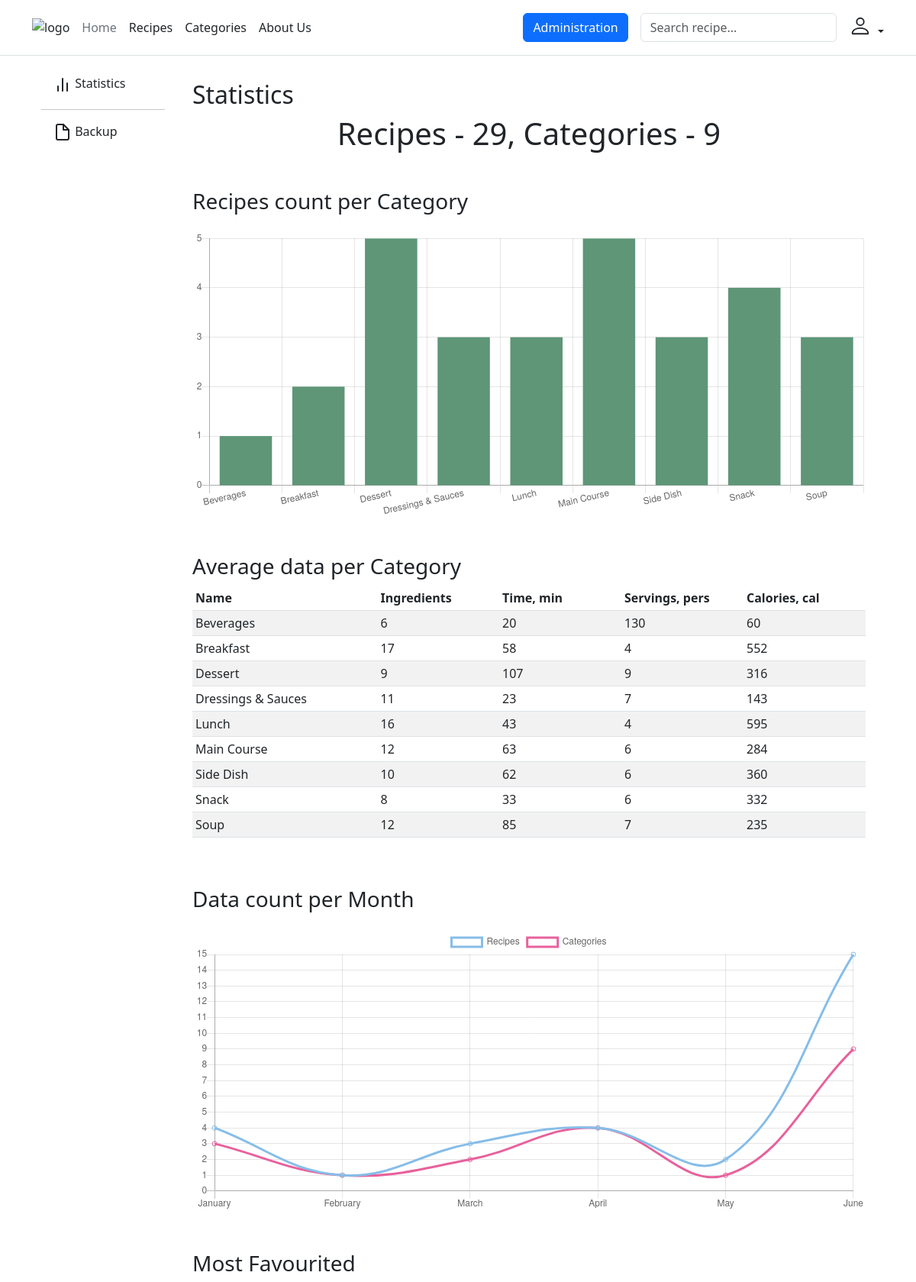
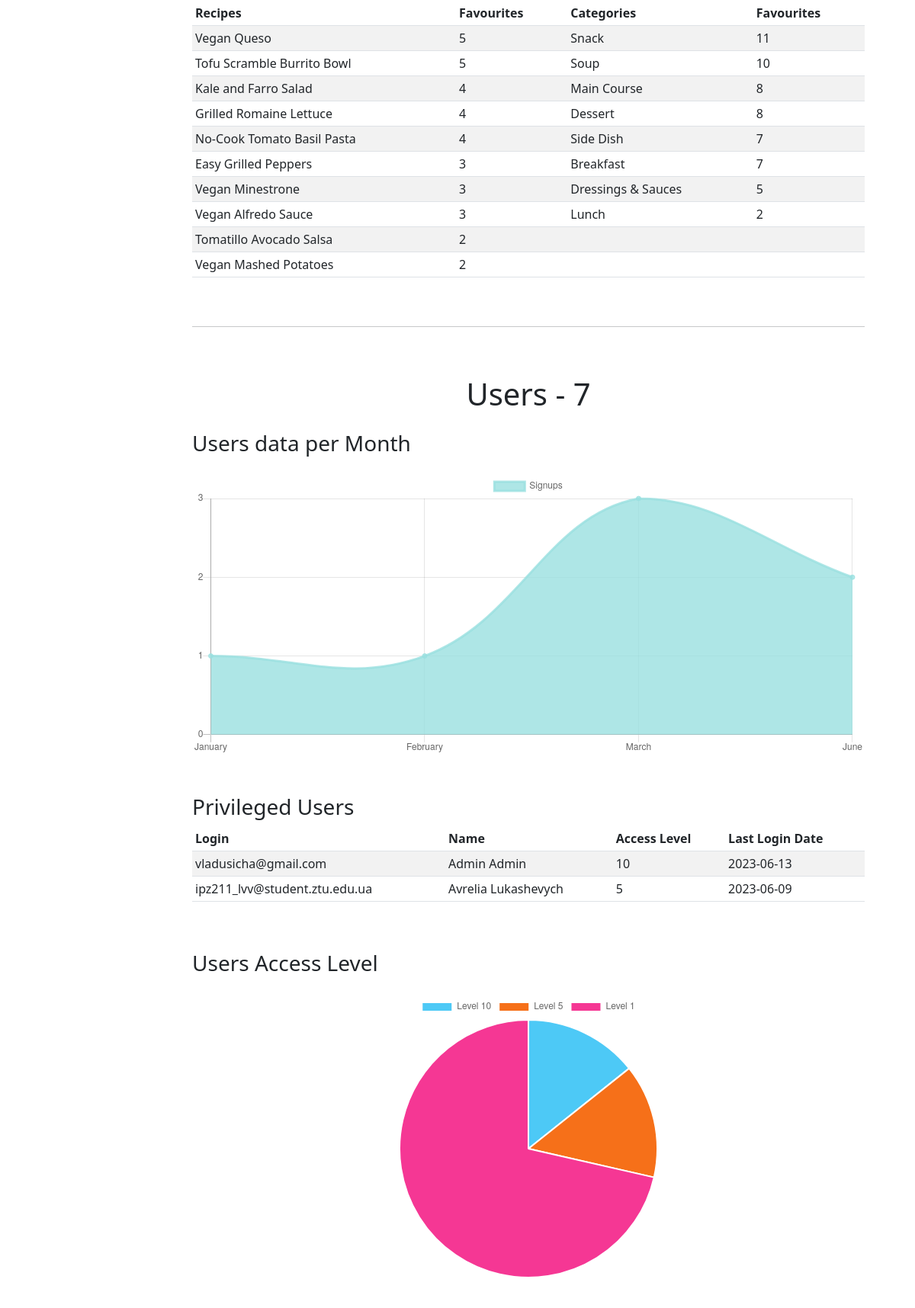
The app's page /administration/statistics (signed in, upper part) with its own data (2 pictures, top to bottom).
### tables this page shows
CREATE TABLE `category` (
  `id` int NOT NULL AUTO_INCREMENT,
  `name` varchar(50) NOT NULL,
  `photo` varchar(255) DEFAULT NULL,
  PRIMARY KEY (`id`)
);

CREATE TABLE `recipe` (
  `id` int NOT NULL AUTO_INCREMENT,
  `name` varchar(120) NOT NULL,
  `description` text,
  `time` int DEFAULT NULL COMMENT 'Час приготування у хвилинах',
  `servings` int DEFAULT NULL,
  `calories` int DEFAULT NULL COMMENT 'Калорій на процію',
  `instructions` text NOT NULL,
  `photo` varchar(255) DEFAULT NULL,
  `create_date` date DEFAULT NULL,
  `category_id` int DEFAULT NULL,
  PRIMARY KEY (`id`),
  KEY `category_id` (`category_id`),
  CONSTRAINT `recipe_ibfk_1` FOREIGN KEY (`category_id`) REFERENCES `category` (`id`) ON DELETE SET NULL ON UPDATE CASCADE
);

CREATE TABLE `user` (
  `id` int NOT NULL AUTO_INCREMENT,
  `login` varchar(255) NOT NULL COMMENT 'Логін',
  `password` varchar(255) NOT NULL COMMENT 'Пароль',
  `firstname` varchar(255) NOT NULL COMMENT 'Ім''я',
  `lastname` varchar(255) NOT NULL COMMENT 'Прізвище',
  `access_level` int NOT NULL DEFAULT '1',
  `signup_date` date NOT NULL,
  `last_login_date` date DEFAULT NULL,
  PRIMARY KEY (`id`)
);

### views/administration/statistics.php (the view, shortened to what the rows shown need)
<?php
include("admins-layout.php");
?>
<div class="table-responsive mb-5">
    <table class="table table-striped table-sm">
        <thead>
        <tr>
            <th>Name</th>
            <th>Ingredients</th>
            <th width="160px">Time, min</th>
            <th width="160px">Servings, pers</th>
            <th width="160px">Calories, cal</th>
        </tr>
        </thead>
        <tbody>
        <?php
        foreach ($average_tsc_per_category as $key => $data)
        {
            $row = "<tr><td><a class='text-decoration-none text-dark' href='/category/view/{$data['id']}'>
                    {$data['name']}</a></td><td>{$average_ingredient_per_category[$key]['average']}</td>
                    <td>{$data['time']} </td><td>{$data['servings']}</td><td>{$data['calories']}</td></tr>";
            echo $row;
        }
        ?>
        </tbody>
    </table>
</div>
<div class="table-responsive mb-5">
    <table class="table table-striped table-sm">
        <thead>
        <tr>
            <th>Recipes</th>
            <th>Favourites</th>
            <th>Categories</th>
            <th>Favourites</th>
        </tr>
        </thead>
        <tbody>
        <?php
        foreach ($most_liked_recipes as $key => $recipe)
        {
            $row = "<tr><td><a class='text-decoration-none text-dark' href='/recipe/view/{$recipe['id']}'>
                    {$recipe['name']}</a></td><td>{$recipe['count']}</td>
                    <td><a class='text-decoration-none text-dark' href='/category/view/{$most_liked_categories[$key]['id']}'>
                    {$most_liked_categories[$key]['name']}</a></td><td>{$most_liked_categories[$key]['count']}</td></tr>";
            echo $row;
        }
        ?>
        </tbody>
    </table>
</div>
<div class="table-responsive mb-5">
    <table class="table table-striped table-sm">
        <thead>
        <tr>
            <th>Login</th>
            <th>Name</th>
            <th>Access Level</th>
            <th>Last Login Date</th>
        </tr>
        </thead>
        <tbody>
        <?php
        foreach ($privileged_users as $user)
        {
            $row = "<tr><td><a class='text-decoration-none text-dark' href='/user/edit/{$user['id']}'>
                    {$user['login']}</a></td><td>{$user['firstname']} {$user['lastname']}</td>
                    <td>{$user['access_level']}</td><td>{$user['last_login_date']}</td></tr>";
            echo $row;
        }
        ?>
        </tbody>
    </table>
</div>
<?php
    $cats = [];
    $recs = [];
    foreach ($recipe_count_per_category as $category)
    {
        $cats[] = "'{$category['name']}'";
        $recs[] = "{$category['count']}";
    }
    $categoriesData = toChartData($cats);
    $recipesData= toChartData($recs);
?>
<script>
    ctx = document.getElementById("recipesCategoriesChart");
    myChart = new Chart(ctx, {
        type: 'bar',
        data: {
            labels: <?= $categoriesData ?>,
            datasets: [{
                data: <?= $recipesData ?>,
                lineTension: 0,
                backgroundColor: '#5e9677',
            }]
        },
        options: {
            scales: {
                yAxes: [{
                    ticks: {
                        beginAtZero: true,
                        stepSize: 1
                    }
                }]
            },
            legend: {
                display: false,
            },
        }
    });
</script>
<?php
$months = [];
$recs = [];
$cats = [];
foreach ($recipes_per_month as $login)
{
    $months[] = $login['month'];
    $recs[] = "{$login['count']}";
}
foreach ($categories_with_recipes_per_month as $signup)
{
    if (!in_array($signup['month'], $months))
        $cats[] = 0;
    else
        $cats[] = "{$signup['count']}";
}
$monthsNames = [];
foreach ($months as $month)
{
    $monthName = date('F', mktime(0, 0, 0, $month, 10));
    $monthsNames[] = "'{$monthName}'";
}
$monthData = toChartData($monthsNames);
$recipesData = toChartData($recs);
$categoriesData = toChartData($cats);
?>
<script>
    ctx = document.getElementById("newRecipesChart");
    myChart = new Chart(ctx, {
        type: 'line',
        data: {
            labels: <?= $monthData ?>,
            datasets: [
                {
                    label: 'Recipes',
                    data: <?= $recipesData ?>,
                    borderColor: '#86bde8',
                    backgroundColor: 'transparent'
                }
                ,
                {
                    label: 'Categories',
                    data: <?= $categoriesData ?>,
                    borderColor: '#e8619c',
                    backgroundColor: 'transparent'
                }
                ]
        },
        options: {
            scales: {
                yAxes: [{
                    ticks: {
                        beginAtZero: true,
                        stepSize: 1
                    }
                }]
            },
            responsive: true,
            legend: {
                display: true
            },
        }
    });
</script>
<?php
$signups = [];
$monthsNames = [];
foreach ($signups_per_month as $signup)
{
    $monthName = date('F', mktime(0, 0, 0, $signup['month'], 10));
    $monthsNames[] = "'{$monthName}'";
    $signups[] = "{$signup['count']}";
}
$monthData = toChartData($monthsNames);
$signupData = toChartData($signups);
?>
<script>
    ctx = document.getElementById("usersChart");
    myChart = new Chart(ctx, {
        type: 'line',
        data: {
            labels: <?= $monthData ?>,
            datasets: [
                {
                    label: 'Signups',
                    data: <?= $signupData ?>,
                    borderColor: '#99E0E0C9',
                    backgroundColor: '#99E0E0C9'
                }
            ]
        },
        options: {
            scales: {
                yAxes: [{
                    ticks: {
                        beginAtZero: true,
                        stepSize: 1
                    }
                }]
            },
            responsive: true,
            legend: {
                display: true
            },
        }
    });
</script>
<?php
$access = [];
$count = [];
foreach ($user_count_by_access as $row)
{
    $access[] = "'Level {$row['access_level']}'";
    $count[] = "{$row['count']}";
}
$accessData = toChartData($count);
$accessLabels= toChartData($access);
?>
<script>
    let ctx = document.getElementById("accessChart");
    let myChart = new Chart(ctx, {
        type: 'pie',
        data: {
            labels: <?= $accessLabels ?>,
            datasets: [
                {
                    label: 'Signups',
                    data: <?= $accessData ?>,
                    backgroundColor: []
                }
            ]
        },
        options: {
            responsive: true,
            plugins: {
                title: {
                    display: true,
                    text: 'Chart.js Pie Chart'
                }
            }
        },
    });
    const colors = [
        '#4dc9f6',
        '#f67019',
        '#f53794',
        '#537bc4',
        '#acc236',
        '#166a8f',
        '#00a950',
        '#58595b',
        '#8549ba'
    ];
    for (let i = 0; i < <?= count($access) ?>; i++) {
        myChart.data.datasets[0].backgroundColor.push(colors[i]);
    }
    myChart.update();
</script>
<?php
function toChartData($array)
{
    $data= "[ ";
    $data.= implode(', ', $array);
    $data .= " ]";
    return $data;
}
?>

### records on screen
category: name "Beverages", average "6", time "20", servings "130", calories "60"
category: name "Breakfast", average "17", time "58", servings "4", calories "552"
category: name "Dessert", average "9", time "107", servings "9", calories "316"
category: name "Dressings & Sauces", average "11", time "23", servings "7", calories "143"
category: name "Lunch", average "16", time "43", servings "4", calories "595"
category: name "Main Course", average "12", time "63", servings "6", calories "284"
category: name "Side Dish", average "10", time "62", servings "6", calories "360"
category: name "Snack", average "8", time "33", servings "6", calories "332"
category: name "Soup", average "12", time "85", servings "7", calories "235"
recipe: name "Vegan Queso", count "5", count "11"
recipe: name "Tofu Scramble Burrito Bowl", count "5", count "10"
recipe: name "Kale and Farro Salad", count "4", count "8"
recipe: name "Grilled Romaine Lettuce", count "4", count "8"
recipe: name "No-Cook Tomato Basil Pasta", count "4", count "7"
recipe: name "Easy Grilled Peppers", count "3", count "7"
recipe: name "Vegan Minestrone", count "3", count "5"
recipe: name "Vegan Alfredo Sauce", count "3", count "2"
recipe: name "Tomatillo Avocado Salsa", count "2"
recipe: name "Vegan Mashed Potatoes", count "2"
user: login "vladusicha@gmail.com", firstname "Admin", lastname "Admin", access_level "10", last_login_date "2023-06-13"
user: login "ipz211_lvv@student.ztu.edu.ua", firstname "Avrelia", lastname "Lukashevych", access_level "5", last_login_date "2023-06-09"

### other values on screen
$recipes_count "29"
$categories_count "9"
$user_count "7"
chart data {{ $categoriesData }} [ 'Beverages', 'Breakfast', 'Dessert', 'Dressings & Sauces', 'Lunch', 'Main Course', 'Side Dish', 'Snack', 'Soup' ]
chart data {{ $recipesData }} [ 1, 2, 5, 3, 3, 5, 3, 4, 3 ]
chart data {{ $monthData }} [ 'January', 'February', 'March', 'April', 'May', 'June' ]
chart data {{ $recipesData }} [ 4, 1, 3, 4, 2, 15 ]
